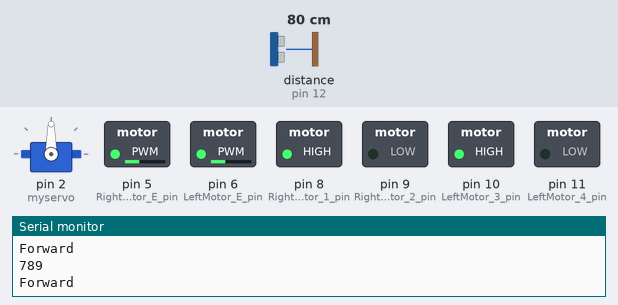
The sketch below on a simulated Arduino Uno, built with avr-gcc and run on an emulated ATmega328P. On the bench: servo, switched loads named in the sketch (green lamp = pin HIGH), the last lines printed to the serial monitor. Wiring (inferred from the names in the program): ultrasonic range finder: trigger pin 13; echo pin 12. Inputs (shaded band) come from the test bench; at power-on: distance to the obstacle (sensor on pin 12) 80 cm. The echo pulse lasts 58.3 µs per cm; pins used as bus, display or sensor lines are not drawn.

Above: at 1.2 s.
1.3 s: distance to the obstacle (sensor on pin 12) set to 8 cm
2.8 s: distance to the obstacle (sensor on pin 12) set to 5 cm
At 3.6 s:
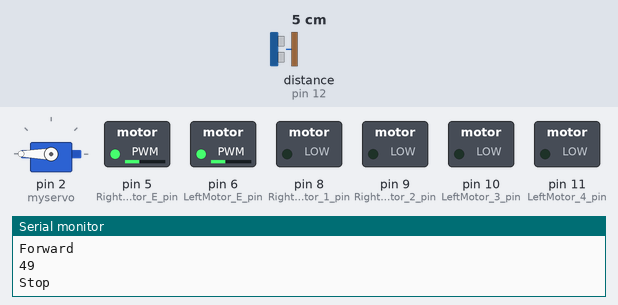
5.8 s: distance to the obstacle (sensor on pin 12) set to 9 cm
At 7.9 s:
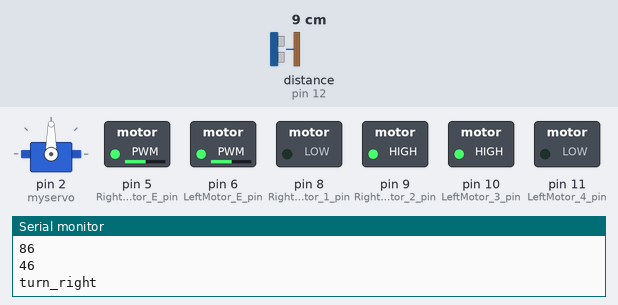
8.8 s: distance to the obstacle (sensor on pin 12) set to 2 cm
At 11.6 s:
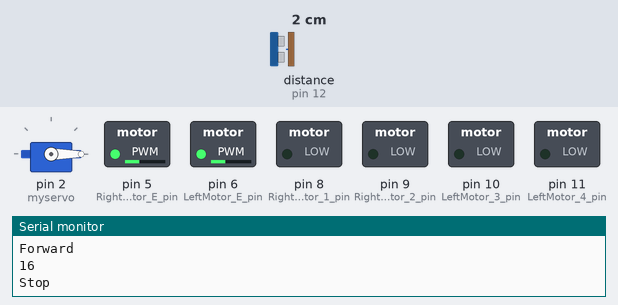
11.8 s: distance to the obstacle (sensor on pin 12) set to 4 cm
At 19.2 s:
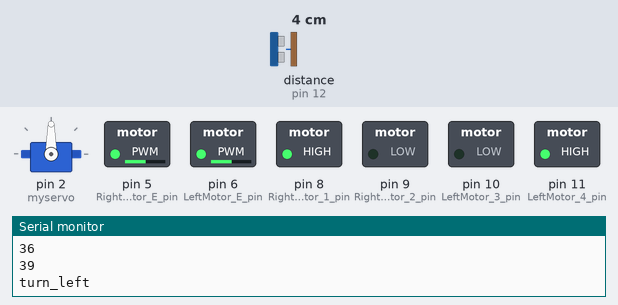
Timing chart, 0 to 21.6 s (numbered marks = the images above; inputs shaded):
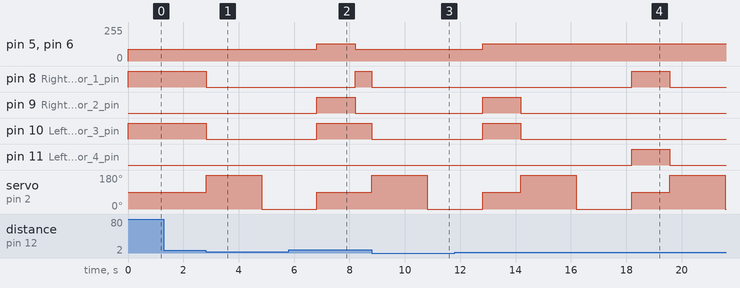

Measured:
- the behaviour switches between 7 and 6 cm on distance to the obstacle (sensor on pin 12) (found by bisection; images 0 and 1)
- the behaviour switches between 2 and 3 cm on distance to the obstacle (sensor on pin 12) (found by bisection; images 3 and 4)
- after the input at 2.8 s, pin 8 (RightMotor_1_pin), pin 10 (LeftMotor_3_pin): HIGH → LOW at once; servo on pin 2 (myservo): 90° → 180° at once, → 0° 2.0 s later
- after the input at 5.8 s, pin 9 (RightMotor_2_pin): LOW → HIGH after 1.0 s, → LOW 1.4 s later; pin 10 (LeftMotor_3_pin): LOW → HIGH after 1.0 s; pin 11 (LeftMotor_4_pin): stays LOW (without the input it goes to HIGH after 1.0 s); servo on pin 2 (myservo): goes on until 6.8 s, then stays 90°
- after the input at 8.8 s, pin 8 (RightMotor_1_pin), pin 10 (LeftMotor_3_pin): HIGH → LOW at once; servo on pin 2 (myservo): 90° → 180° at once, → 0° 2.0 s later
- after the input at 11.8 s, pin 9 (RightMotor_2_pin), pin 10 (LeftMotor_3_pin): LOW → HIGH after 1.0 s, → LOW 1.4 s later

The sketch:

Homework3.ino
```cpp
//과제 3
//주제 : 초음파 레이더를 활용한 자율 주행 모드로 미로 탈출하기
//
//내용 : 대면 수업에서 언급한 초음파 레이더를 활용하여 자율 주행으로 미로를 탈출하는 미션을 수행합니다!
//      설치된 미로를 대상으로 출발선에서 출발하여 벽에 부딪히지 않고 출구로 나오면 미션 성공!

#include <Servo.h>
Servo myservo;

int RightMotor_E_pin = 5;      // 오른쪽 모터의 Enable & PWM
int LeftMotor_E_pin = 6;       // 왼쪽 모터의 Enable & PWM
int RightMotor_1_pin = 8;      // 오른쪽 모터 제어선 IN1
int RightMotor_2_pin = 9;      // 오른쪽 모터 제어선 IN2
int LeftMotor_3_pin = 10;      // 왼쪽 모터 제어선 IN3
int LeftMotor_4_pin = 11;      // 왼쪽 모터 제어선 IN4

int trigPin = 13;
int echoPin = 12;

int L_MotorSpeed = 90;
int R_MotorSpeed = 90;

int distance_left = 0;
int distance_right = 0;

void sensor();

void setup() {
   myservo.attach(2);
   myservo.write(90);

  Serial.begin(9600);    // PC와의 시리얼 통신 9600bps로 설정
  pinMode(echoPin, INPUT);   // echoPin 입력
  pinMode(trigPin, OUTPUT);

  pinMode(RightMotor_E_pin, OUTPUT);
  pinMode(LeftMotor_E_pin, OUTPUT);
  pinMode(RightMotor_1_pin, OUTPUT);
  pinMode(RightMotor_2_pin, OUTPUT);
  pinMode(LeftMotor_3_pin, OUTPUT);
  pinMode(LeftMotor_4_pin, OUTPUT);

  Serial.println("ready..");
}

void loop() {
  sensor();
}

void sensor(){
  long duration, distance;
  digitalWrite(trigPin, HIGH);                        // trigPin에서 초음파 발생(echoPin도 HIGH)
  delayMicroseconds(10);
  digitalWrite(trigPin, LOW);
  duration = pulseIn(echoPin, HIGH);
  distance = ((float)(340 * duration) / 1000) / 2;
  Serial.println(distance);

  if(distance > 60)
  {
    Serial.println("Forward");
    digitalWrite(RightMotor_1_pin, HIGH);
    digitalWrite(RightMotor_2_pin, LOW);
    digitalWrite(LeftMotor_3_pin, HIGH);
    digitalWrite(LeftMotor_4_pin, LOW);
    analogWrite(RightMotor_E_pin, R_MotorSpeed);
    analogWrite(LeftMotor_E_pin, L_MotorSpeed);
  }
  else
  {
    Serial.println("Stop");
    digitalWrite(RightMotor_1_pin, LOW);
    digitalWrite(RightMotor_2_pin, LOW);
    digitalWrite(LeftMotor_3_pin, LOW);
    digitalWrite(LeftMotor_4_pin, LOW);

    myservo.write(180);
    delay(2000);
    digitalWrite(trigPin, HIGH);                        // trigPin에서 초음파 발생(echoPin도 HIGH)
    delayMicroseconds(10);
    digitalWrite(trigPin, LOW);
    duration = pulseIn(echoPin, HIGH);
    distance_left = ((float)(340 * duration) / 1000) / 2;

    myservo.write(0);
    delay(2000);
    digitalWrite(trigPin, HIGH);                        // trigPin에서 초음파 발생(echoPin도 HIGH)
    delayMicroseconds(10);
    digitalWrite(trigPin, LOW);
    duration = pulseIn(echoPin, HIGH);
    distance_right = ((float)(340 * duration) / 1000) / 2;

    myservo.write(90);

    Serial.println(distance_right);
    Serial.println(distance_left);

    if(distance_right>distance_left){
      Serial.println("turn_right");
      digitalWrite(RightMotor_1_pin, LOW);
      digitalWrite(RightMotor_2_pin, HIGH);
      digitalWrite(LeftMotor_3_pin, HIGH);
      digitalWrite(LeftMotor_4_pin, LOW);
      analogWrite(RightMotor_E_pin, 130);
      analogWrite(LeftMotor_E_pin, 130);
      delay(1380);
    }
    else {
      Serial.println("turn_left");
      digitalWrite(RightMotor_1_pin, HIGH);
      digitalWrite(RightMotor_2_pin, LOW);
      digitalWrite(LeftMotor_3_pin, LOW);
      digitalWrite(LeftMotor_4_pin, HIGH);
      analogWrite(RightMotor_E_pin, 130);
      analogWrite(LeftMotor_E_pin, 130);
      delay(1380);
    }
  }
}
```
